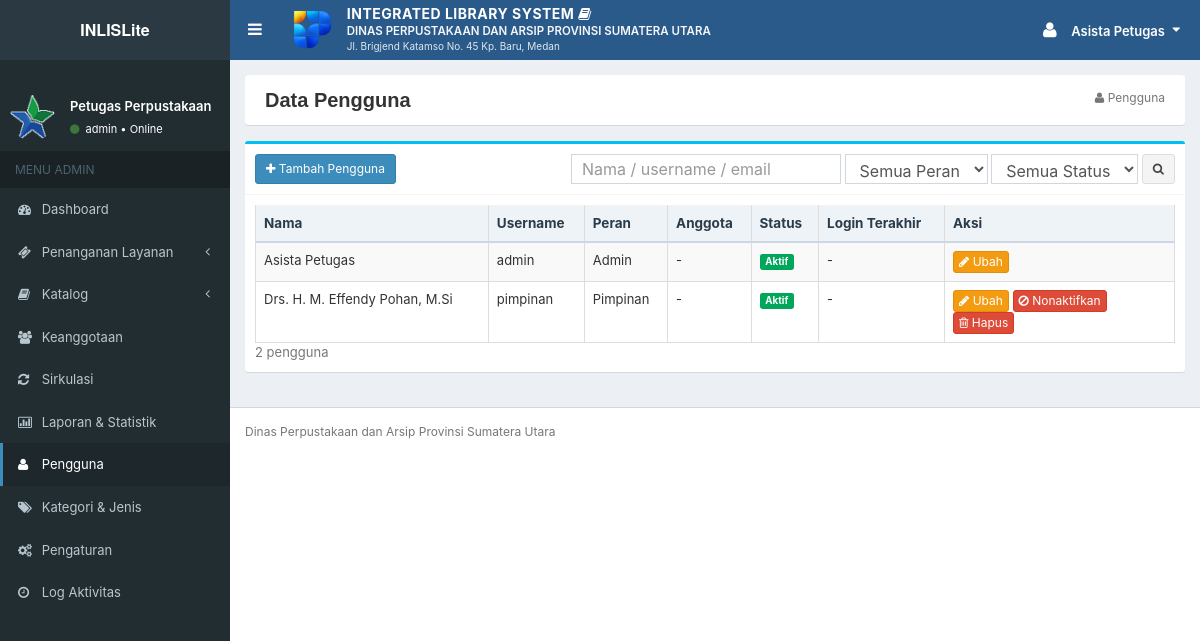
Before: /admin/pengguna.php (signed in) with the older database file.
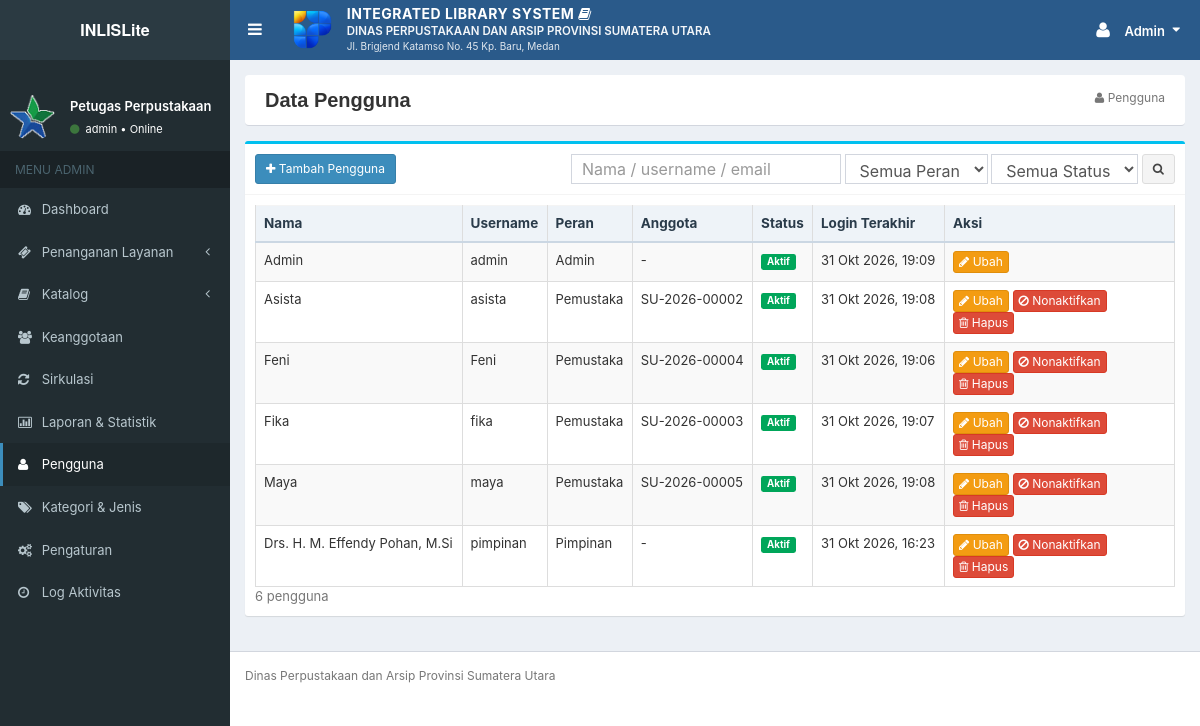
After: the same page with the newer database file.
### tables this page shows
CREATE TABLE `users` (
  `id_user` int(10) UNSIGNED NOT NULL,
  `nama` varchar(100) NOT NULL,
  `username` varchar(50) NOT NULL,
  `email` varchar(100) DEFAULT NULL,
  `password` varchar(255) NOT NULL COMMENT 'hash bcrypt (password_hash)',
  `peran` enum('Admin','Pemustaka','Pimpinan') NOT NULL,
  `status` enum('Aktif','Nonaktif') NOT NULL DEFAULT 'Aktif',
  `last_login` datetime DEFAULT NULL,
  `created_at` datetime NOT NULL DEFAULT current_timestamp(),
  `updated_at` datetime NOT NULL DEFAULT current_timestamp() ON UPDATE current_timestamp()
);

CREATE TABLE `anggota` (
  `id_anggota` int(10) UNSIGNED NOT NULL,
  `id_user` int(10) UNSIGNED DEFAULT NULL,
  `nomor_anggota` varchar(30) NOT NULL,
  `nama` varchar(100) NOT NULL,
  `jenis_anggota` enum('Umum','Pelajar','Mahasiswa','Pegawai') NOT NULL DEFAULT 'Umum',
  `jenis_kelamin` enum('Laki-laki','Perempuan') DEFAULT NULL,
  `alamat` varchar(255) DEFAULT NULL,
  `telepon` varchar(20) DEFAULT NULL,
  `email` varchar(100) DEFAULT NULL,
  `tanggal_daftar` date NOT NULL,
  `masa_berlaku` date NOT NULL,
  `status` enum('Aktif','Nonaktif') NOT NULL DEFAULT 'Aktif',
  `created_at` datetime NOT NULL DEFAULT current_timestamp(),
  `updated_at` datetime NOT NULL DEFAULT current_timestamp() ON UPDATE current_timestamp()
);

### app/helpers.php (called while the page is built, shortened)
<?php
function e($v): string
{
    return htmlspecialchars((string)($v ?? ''), ENT_QUOTES | ENT_SUBSTITUTE, 'UTF-8');
}
function url(string $path = ''): string
{
    return BASE_URL . '/' . ltrim($path, '/');
}
function asset(string $path): string
{
    return url('assets/' . ltrim($path, '/'));
}
function get(string $key, string $default = ''): string
{
    $v = $_GET[$key] ?? $default;
    return is_string($v) ? trim($v) : $default;
}
function tgl(?string $d, bool $pendek = true): string
{
    $t = strtotime($d);
    $b = BULAN_ID[(int)date('n', $t)];
    return date('j', $t) . ' ' . ($pendek ? substr($b, 0, 3) : $b) . ' ' . date('Y', $t);
}
function tgl_waktu(?string $d): string
{
    if (!$d) {
        return '-';
    }
    $t = strtotime($d);
    return $t === false ? '-' : tgl($d) . ', ' . date('H:i', $t);
}
function angka($n, int $desimal = 0): string
{
    return number_format((float)$n, $desimal, ',', '.');
}
function paginasi(int $total, int $per = 10): array
{
    $pages = max(1, (int)ceil($total / $per));
    $page = (int)get('page', '1');
    $page = max(1, min($page, $pages));
    return ['page' => $page, 'pages' => $pages, 'offset' => ($page - 1) * $per, 'per' => $per];
}

### app/classes/Auth.php (called while the page is built, shortened)
<?php
final class Auth
{
    private static ?array $user = null;
    private static bool $dimuat = false;
    public static function user(): ?array
    {
        if (self::$dimuat) {
            return self::$user;
        }
        self::$dimuat = true;
        $id = $_SESSION['uid'] ?? null;
        $u = Database::row('SELECT id_user, nama, username, email, peran, status FROM users WHERE id_user = ?', [(int)$id]);
        self::$user = $u;
        return $u;
    }
    public static function peran(): ?string
    {
        $u = self::user();
        return $u ? $u['peran'] : null;
    }
    public static function beranda(?string $peran = null): string
    {
        $peran = $peran ?? self::peran();
        return match ($peran) {
            'Admin'     => 'admin/index.php',
            'Pimpinan'  => 'pimpinan/index.php',
            'Pemustaka' => 'pemustaka/index.php',
            default     => 'login.php',
        };
    }
    public static function wajib(array $peran = []): array
    {
        $u = self::user();
        return $u;
    }
}

### app/classes/Database.php (called while the page is built, shortened)
<?php
final class Database
{
    private static ?PDO $pdo = null;
    public static function pdo(): PDO
    {
        if (self::$pdo === null) {
            $c = $GLOBALS['config']['db'];
            $dsn = sprintf('mysql:host=%s;port=%d;dbname=%s;charset=%s', $c['host'], $c['port'], $c['name'], $c['charset']);
            $pdo = new PDO($dsn, $c['user'], $c['pass'], [
                PDO::ATTR_ERRMODE            => PDO::ERRMODE_EXCEPTION,
                PDO::ATTR_DEFAULT_FETCH_MODE => PDO::FETCH_ASSOC,
                PDO::ATTR_EMULATE_PREPARES   => false,
            ]);
            $offset = (new DateTime('now'))->format('P');
            $pdo->exec("SET time_zone = '" . $offset . "'");
            self::$pdo = $pdo;
        }
        return self::$pdo;
    }
    public static function all(string $sql, array $params = []): array
    {
        $st = self::pdo()->prepare($sql);
        $st->execute($params);
        return $st->fetchAll();
    }
    public static function row(string $sql, array $params = []): ?array
    {
        $st = self::pdo()->prepare($sql);
        $st->execute($params);
        $r = $st->fetch();
        return $r === false ? null : $r;
    }
    public static function value(string $sql, array $params = [])
    {
        $st = self::pdo()->prepare($sql);
        $st->execute($params);
        $v = $st->fetchColumn();
        return $v === false ? null : $v;
    }
}

### app/bootstrap.php (called while the page is built, shortened)
<?php
spl_autoload_register(function (string $class): void {
    $file = APP_ROOT . '/app/classes/' . $class . '.php';
});
require APP_ROOT . '/app/helpers.php';

### app/classes/Pengguna.php (called while the page is built, shortened)
<?php
final class Pengguna
{
    private static function filter(string $q, string $peran, string $status): array
    {
        $w = ['1=1'];
        $p = [];
        return [implode(' AND ', $w), $p];
    }
    public static function hitung(string $q = '', string $peran = '', string $status = ''): int
    {
        [$w, $p] = self::filter($q, $peran, $status);
        return (int)Database::value("SELECT COUNT(*) FROM users u WHERE $w", $p);
    }
    public static function daftar(string $q, string $peran, string $status, int $limit, int $offset): array
    {
        [$w, $p] = self::filter($q, $peran, $status);
        $limit = max(1, $limit);
        $offset = max(0, $offset);
        return Database::all(
            "SELECT u.id_user, u.nama, u.username, u.email, u.peran, u.status, u.last_login, a.nomor_anggota
             FROM users u LEFT JOIN anggota a ON a.id_user = u.id_user
             WHERE $w ORDER BY u.peran, u.nama LIMIT $limit OFFSET $offset",
            $p
        );
    }
}

### admin/pengguna.php (the view, shortened to what the changed rows need)
<?php
require dirname(__DIR__) . '/app/bootstrap.php';
require APP_ROOT . '/app/views/layout.php';
$admin = Auth::wajib(['Admin']);
    ?>
    <?php
$q = get('q');
$peran = get('peran');
$status = get('status');
$total = Pengguna::hitung($q, $peran, $status);
$pg = paginasi($total, 12);
$daftar = Pengguna::daftar($q, $peran, $status, $pg['per'], $pg['offset']);
tampil_header('Data Pengguna', 'pengguna', ['ikon' => 'user', 'crumb' => 'Pengguna']);
?>
<div class="box box-info">
    <div class="box-body table-responsive">
        <table class="table table-bordered table-striped">
            <thead><tr><th>Nama</th><th>Username</th><th>Peran</th><th>Anggota</th><th>Status</th><th>Login Terakhir</th><th style="width:230px">Aksi</th></tr></thead>
            <tbody>
            <?php foreach ($daftar as $u): $diri = (int)$u['id_user'] === (int)$admin['id_user']; ?>
                <tr><td><?= e($u['nama']) ?></td><td><?= e($u['username']) ?></td><td><?= e($u['peran']) ?></td><td><?= e($u['nomor_anggota'] ?? '-') ?></td>
                    <td><span class="label label-<?= $u['status'] === 'Aktif' ? 'success' : 'default' ?>"><?= e($u['status']) ?></span></td>
                    <td><?= e(tgl_waktu($u['last_login'])) ?></td>
                    <td>
                        <a class="btn btn-warning btn-xs" href="<?= e(url('admin/pengguna.php?aksi=form&id=' . (int)$u['id_user'])) ?>"><i class="fa fa-pencil"></i> Ubah</a>
                        <?php if (!$diri): $baru = $u['status'] === 'Aktif' ? 'Nonaktif' : 'Aktif'; ?>
                        <form method="post" style="display:inline" data-konfirmasi="<?= $baru === 'Nonaktif' ? 'Nonaktifkan' : 'Aktifkan' ?> akun <?= e($u['username']) ?>?">
                            <button class="btn btn-<?= $baru === 'Nonaktif' ? 'danger' : 'success' ?> btn-xs"><i class="fa fa-<?= $baru === 'Nonaktif' ? 'ban' : 'check' ?>"></i> <?= $baru === 'Nonaktif' ? 'Nonaktifkan' : 'Aktifkan' ?></button>
                        </form>
                        <form method="post" style="display:inline" data-konfirmasi="Hapus PERMANEN akun <?= e($u['username']) ?><?= $u['peran'] === 'Pemustaka' ? ' beserta data anggota, riwayat peminjaman, dan tiket keluhannya' : '' ?>? Tindakan ini tidak dapat dibatalkan.">
                            <button class="btn btn-danger btn-xs"><i class="fa fa-trash-o"></i> Hapus</button>
                        </form>
                        <?php endif; ?></td></tr>
            <?php endforeach; ?>
            </tbody>
        </table>
        <div class="text-muted"><?= angka($total) ?> pengguna</div>
    </div>
</div>
<?php tampil_footer();

### app/views/layout.php (shortened to what the changed rows need)
<?php
function menu_peran(string $peran): array
{
    switch ($peran) {
        case 'Admin':
            return [
                ['Dashboard', 'dashboard', 'admin/index.php', 'dashboard'],
                ['Penanganan Layanan', 'ticket', null, 'layanan', [
                    ['Tiket Layanan', 'admin/tiket.php', 'tiket'],
                    ['Manajemen Masalah', 'admin/masalah.php', 'masalah'],
                ]],
                ['Katalog', 'book', null, 'katalog', [
                    ['Data Bibliografis', 'admin/bibliografi.php', 'bibliografi'],
                    ['Data Koleksi', 'admin/koleksi.php', 'koleksi'],
                ]],
                ['Keanggotaan', 'users', 'admin/anggota.php', 'anggota'],
                ['Sirkulasi', 'refresh', 'admin/sirkulasi.php', 'sirkulasi'],
                ['Laporan & Statistik', 'bar-chart-o', 'laporan.php', 'laporan'],
                ['Pengguna', 'user', 'admin/pengguna.php', 'pengguna'],
                ['Kategori & Jenis', 'tags', 'admin/kategori.php', 'kategori'],
                ['Pengaturan', 'gears', 'admin/pengaturan.php', 'pengaturan'],
                ['Log Aktivitas', 'clock-o', 'admin/log.php', 'log'],
            ];
    }
}
function tampil_header(string $judul, string $aktif = '', array $opsi = []): void
{
    $u = Auth::user();
    $peran = $u['peran'] ?? 'Pemustaka';
    ?>
<!DOCTYPE html>
<html lang="id">
<head>
    <link href="<?= e(asset('css/bootstrap.css')) ?>" rel="stylesheet">
    <link href="<?= e(asset('css/font-awesome.min.css')) ?>" rel="stylesheet">
    <link href="<?= e(asset('css/AdminLTE.css')) ?>" rel="stylesheet">
    <link href="<?= e(asset('css/_all-skins.css')) ?>" rel="stylesheet">
    <link href="<?= e(asset('css/sweetalert.css')) ?>" rel="stylesheet">
    <link href="<?= e(asset('css/app.css')) ?>" rel="stylesheet">
</head>
<body class="skin-blue sidebar-mini">
<div class="wrapper">
    <header class="main-header no-print">
        <nav class="navbar navbar-static-top" style="background-color:#2a5a8a;min-height:60px;">
            <div class="navbar-custom-menu">
                <ul class="nav navbar-nav" style="padding-top:5px;">
                    <li class="dropdown user user-menu">
                        <a href="#" class="dropdown-toggle" data-toggle="dropdown" style="padding-top:15px;padding-bottom:15px;" aria-label="Menu akun">
                            <i class="fa fa-user fa-lg"></i>
                            <span class="hidden-xs nama-user"><?= e($u['nama'] ?? '') ?></span>
                            <i class="fa fa-caret-down" style="margin-left:4px;"></i>
                        </a>
                    </li>
                </ul>
            </div>
        </nav>
    </header>
    <aside class="main-sidebar no-print">
        <section class="sidebar">
            <div class="user-panel">
                <div class="pull-left info">
                    <p><?= e($peran === 'Admin' ? 'Petugas Perpustakaan' : ($peran === 'Pimpinan' ? 'Pimpinan / Kepala Dinas' : 'Pemustaka')) ?></p>
                    <a href="#"><i class="fa fa-circle text-success"></i> <?= e($u['username'] ?? '') ?> &bull; Online</a>
                </div>
            </div>
            <ul class="sidebar-menu">
                <?php foreach (menu_peran($peran) as $m): ?>
                    <?php if (isset($m[4])): ?>
                        <?php $buka = false; foreach ($m[4] as $a) { if ($a[2] === $aktif) { $buka = true; } } ?>
                        <li class="treeview<?= $buka ? ' active' : '' ?>">
                            <a href="javascript:void(0)"><i class="fa fa-<?= e($m[1]) ?>"></i> <span><?= e($m[0]) ?></span><i class="fa fa-angle-left pull-right"></i></a>
                        </li>
                    <?php else: ?>
                        <li<?= $m[3] === $aktif ? ' class="active"' : '' ?>>
                            <a href="<?= e(url($m[2])) ?>"><i class="fa fa-<?= e($m[1]) ?>"></i> <span><?= e($m[0]) ?></span></a>
                        </li>
                    <?php endif; ?>
                <?php endforeach; ?>
            </ul>
        </section>
    </aside>
    <div class="content-wrapper" style="background-color:#ecf0f5;">
        <section class="content" style="padding-top:15px;">
    <?php
}
function tampil_footer(array $skrip = [], string $inline = ''): void
{
    ?>
        </section>
    </div>
</div>
</body>
</html>
    <?php
}

Changed rows visible on the page:
removed users: nama "Asista Petugas", username "admin", peran "Admin", nomor_anggota "-", status "Aktif", last_login "-"
added users: nama "Admin", username "admin", peran "Admin", nomor_anggota "-", status "Aktif", last_login "31 Okt 2026, 19:09"
added anggota: id_user.nama "Asista", id_user.username "asista", id_user.peran "Pemustaka", nomor_anggota "SU-2026-00002", id_user.status "Aktif", id_user.last_login "31 Okt 2026, 19:08", shows "Nonaktifkan"
added anggota: id_user.nama "Feni", id_user.username "Feni", id_user.peran "Pemustaka", nomor_anggota "SU-2026-00004", id_user.status "Aktif", id_user.last_login "31 Okt 2026, 19:06", shows "Nonaktifkan"
added anggota: id_user.nama "Fika", id_user.username "fika", id_user.peran "Pemustaka", nomor_anggota "SU-2026-00003", id_user.status "Aktif", id_user.last_login "31 Okt 2026, 19:07", shows "Nonaktifkan"
added anggota: id_user.nama "Maya", id_user.username "maya", id_user.peran "Pemustaka", nomor_anggota "SU-2026-00005", id_user.status "Aktif", id_user.last_login "31 Okt 2026, 19:08", shows "Nonaktifkan"
changed users "Drs. H. M. Effendy Pohan, M.Si": last_login "-" → "31 Okt 2026, 16:23"
Other visible differences:
angka($total): "2" → "6"
